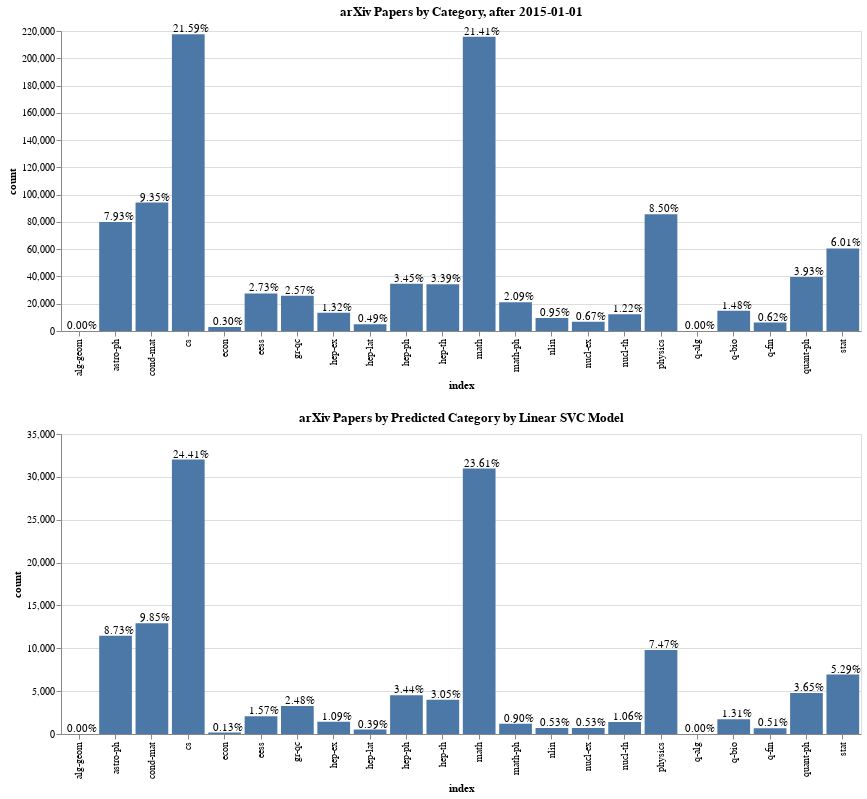

The code cell stored with this chart in its notebook:
### Markdown cell above
### Plotting abstract distribution by true category vs predicted

### Code cell
source = pd.DataFrame(y_pred_SVC, columns = list(linearSVC_models.keys())).apply(sum).reset_index().rename(columns = {0:'count'})
ptotalText = alt.Text('PercentOfTotal:Q', format = '.2%')

# set up bar chart
chart2 = alt.Chart(source).transform_joinaggregate(
    TotalPapers='sum(count)',
).transform_calculate(
    PercentOfTotal="datum.count / datum.TotalPapers"
).mark_bar().encode(
    x = 'index',
    y = 'count',
    tooltip = ['index','count', ptotalText]
).properties(
    title='arXiv Papers by Predicted Category by Linear SVC Model',
    width = 800
)

# add percentage labels
chart2 = chart2 + chart2.mark_text(
    align='center',
    baseline='middle',
    dx= 3,  # Nudges text to right so it doesn't appear on top of the bar,
    dy = -5
).encode(
    text = ptotalText
) 

# concatenate charts
alt.vconcat(chart, chart2)

### Figure 1 — Vega-Lite specification as saved in the notebook (floating-point values rounded to 4 significant figures)
{"config": {"view": {"continuousWidth": 400, "continuousHeight": 300}}, "vconcat": [{"layer": [{"mark": "bar", "encoding": {"tooltip": [{"type": "nominal", "field": "index"}, {"type": "quantitative", "field": "count"}, {"type": "quantitative", "field": "PercentOfTotal", "format": ".2%"}], "x": {"type": "nominal", "field": "index"}, "y": {"type": "quantitative", "field": "count"}}, "title": "arXiv Papers by Category, after 2015-01-01", "transform": [{"joinaggregate": [{"op": "sum", "field": "count", "as": "TotalPapers"}]}, {"calculate": "datum.count / datum.TotalPapers", "as": "PercentOfTotal"}], "width": 800}, {"mark": {"type": "text", "align": "center", "baseline": "middle", "dx": 3, "dy": -5}, "encoding": {"text": {"type": "quantitative", "field": "PercentOfTotal", "format": ".2%"}, "tooltip": [{"type": "nominal", "field": "index"}, {"type": "quantitative", "field": "count"}, {"type": "quantitative", "field": "PercentOfTotal", "format": ".2%"}], "x": {"type": "nominal", "field": "index"}, "y": {"type": "quantitative", "field": "count"}}, "title": "arXiv Papers by Category, after 2015-01-01", "transform": [{"joinaggregate": [{"op": "sum", "field": "count", "as": "TotalPapers"}]}, {"calculate": "datum.count / datum.TotalPapers", "as": "PercentOfTotal"}], "width": 800}], "data": {"name": "data-483a92b894d9e147c3253abfabad53b3"}}, {"layer": [{"mark": "bar", "encoding": {"tooltip": [{"type": "nominal", "field": "index"}, {"type": "quantitative", "field": "count"}, {"type": "quantitative", "field": "PercentOfTotal", "format": ".2%"}], "x": {"type": "nominal", "field": "index"}, "y": {"type": "quantitative", "field": "count"}}, "title": "arXiv Papers by Predicted Category by Linear SVC Model", "transform": [{"joinaggregate": [{"op": "sum", "field": "count", "as": "TotalPapers"}]}, {"calculate": "datum.count / datum.TotalPapers", "as": "PercentOfTotal"}], "width": 800}, {"mark": {"type": "text", "align": "center", "baseline": "middle", "dx": 3, "dy": -5}, "encoding": {"text": {"type": "quantitative", "field": "PercentOfTotal", "format": ".2%"}, "tooltip": [{"type": "nominal", "field": "index"}, {"type": "quantitative", "field": "count"}, {"type": "quantitative", "field": "PercentOfTotal", "format": ".2%"}], "x": {"type": "nominal", "field": "index"}, "y": {"type": "quantitative", "field": "count"}}, "title": "arXiv Papers by Predicted Category by Linear SVC Model", "transform": [{"joinaggregate": [{"op": "sum", "field": "count", "as": "TotalPapers"}]}, {"calculate": "datum.count / datum.TotalPapers", "as": "PercentOfTotal"}], "width": 800}], "data": {"name": "data-fe3ace7f6f1bad2f92148dcba575dff6"}}], "$schema": "https://vega.github.io/schema/vega-lite/v4.8.1.json", "datasets": {"data-483a92b894d9e147c3253abfabad53b3": [{"index": "alg-geom", "count": 2}, {"index": "astro-ph", "count": 79875}, {"index": "cond-mat", "count": 94195}, {"index": "cs", "count": 217559}, {"index": "econ", "count": 2992}, {"index": "eess", "count": 27553}, {"index": "gr-qc", "count": 25890}, {"index": "hep-ex", "count": 13335}, {"index": "hep-lat", "count": 4935}, {"index": "hep-ph", "count": 34740}, {"index": "hep-th", "count": 34197}, {"index": "math", "count": 215814}, {"index": "math-ph", "count": 21054}, {"index": "nlin", "count": 9615}, {"index": "nucl-ex", "count": 6733}, {"index": "nucl-th", "count": 12297}, {"index": "physics", "count": 85641}, {"index": "q-alg", "count": 8}, {"index": "q-bio", "count": 14931}, {"index": "q-fin", "count": 6209}, {"index": "quant-ph", "count": 39640}, {"index": "stat", "count": 60576}], "data-fe3ace7f6f1bad2f92148dcba575dff6": [{"index": "alg-geom", "count": 0}, {"index": "astro-ph", "count": 11457}, {"index": "cond-mat", "count": 12915}, {"index": "cs", "count": 32020}, {"index": "econ", "count": 168}, {"index": "eess", "count": 2063}, {"index": "gr-qc", "count": 3259}, {"index": "hep-ex", "count": 1429}, {"index": "hep-lat", "count": 516}, {"index": "hep-ph", "count": 4509}, {"index": "hep-th", "count": 4002}, {"index": "math", "count": 30967}, {"index": "math-ph", "count": 1184}, {"index": "nlin", "count": 693}, {"index": "nucl-ex", "count": 695}, {"index": "nucl-th", "count": 1388}, {"index": "physics", "count": 9796}, {"index": "q-alg", "count": 0}, {"index": "q-bio", "count": 1722}, {"index": "q-fin", "count": 665}, {"index": "quant-ph", "count": 4789}, {"index": "stat", "count": 6940}]}}
